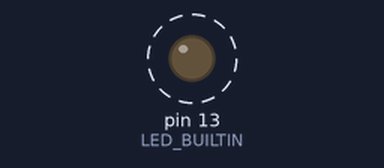
The sketch below on a simulated Arduino Uno, built with avr-gcc and run on an emulated ATmega328P. On the bench: output pins drawn as LEDs (lit = HIGH). Dashed ring = blinking.

Above: at 0.7 s.
Timing chart, 0 to 5.8 s (numbered marks = the images above):
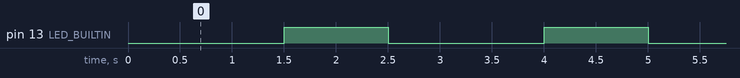

The sketch:

parpadeo_gradual.ino
```cpp
void setup() {
  pinMode(LED_BUILTIN, OUTPUT);

  //gpio_viewer.connectToWifi("SSID");
  //gpio_viewer.begin();
}

void loop() {
  analogWrite(LED_BUILTIN, 0);
  delay(500);

  analogWrite(LED_BUILTIN, 50);
  delay(500);

  analogWrite(LED_BUILTIN, 100);
  delay(500);

  analogWrite(LED_BUILTIN, 150);
  delay(500);

  analogWrite(LED_BUILTIN, 255);
  delay(500);
}
```

Measured:
- by itself, pin 13 (LED_BUILTIN): alternates HIGH for 1.0 s and LOW for 1.5 s
